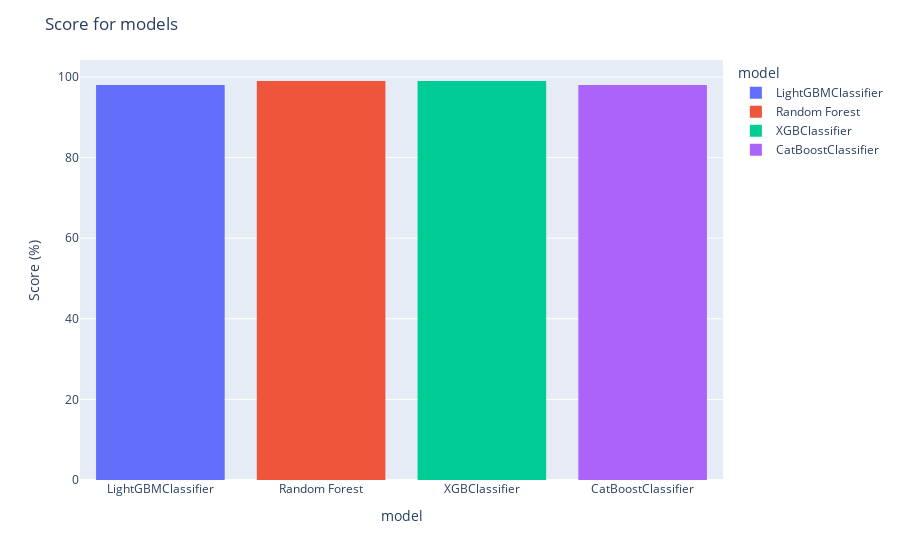

Notebook cell for this chart:
### Code cell
# Create a bar chart
fig = px.histogram(dfmetrics, x="model", y = "score", color="model")
fig.update_layout(title_text='Score for models',xaxis_title="model",
    yaxis_title="Score (%)")
fig.show()

### Figure 1 — Plotly figure (JSON) as saved in the notebook; plotly's stock layout.template omitted (floating-point values rounded to 4 significant figures)
{"data": [{"alignmentgroup": "True", "bingroup": "x", "histfunc": "sum", "hovertemplate": "model=%{x}<br>sum of score=%{y}<extra></extra>", "legendgroup": "LightGBMClassifier", "marker": {"color": "#636efa", "pattern": {"shape": ""}}, "name": "LightGBMClassifier", "offsetgroup": "LightGBMClassifier", "orientation": "v", "showlegend": true, "type": "histogram", "x": ["LightGBMClassifier"], "xaxis": "x", "y": [98], "yaxis": "y"}, {"alignmentgroup": "True", "bingroup": "x", "histfunc": "sum", "hovertemplate": "model=%{x}<br>sum of score=%{y}<extra></extra>", "legendgroup": "Random Forest", "marker": {"color": "#EF553B", "pattern": {"shape": ""}}, "name": "Random Forest", "offsetgroup": "Random Forest", "orientation": "v", "showlegend": true, "type": "histogram", "x": ["Random Forest"], "xaxis": "x", "y": [99], "yaxis": "y"}, {"alignmentgroup": "True", "bingroup": "x", "histfunc": "sum", "hovertemplate": "model=%{x}<br>sum of score=%{y}<extra></extra>", "legendgroup": "XGBClassifier", "marker": {"color": "#00cc96", "pattern": {"shape": ""}}, "name": "XGBClassifier", "offsetgroup": "XGBClassifier", "orientation": "v", "showlegend": true, "type": "histogram", "x": ["XGBClassifier"], "xaxis": "x", "y": [99], "yaxis": "y"}, {"alignmentgroup": "True", "bingroup": "x", "histfunc": "sum", "hovertemplate": "model=%{x}<br>sum of score=%{y}<extra></extra>", "legendgroup": "CatBoostClassifier", "marker": {"color": "#ab63fa", "pattern": {"shape": ""}}, "name": "CatBoostClassifier", "offsetgroup": "CatBoostClassifier", "orientation": "v", "showlegend": true, "type": "histogram", "x": ["CatBoostClassifier"], "xaxis": "x", "y": [98], "yaxis": "y"}], "layout": {"barmode": "relative", "legend": {"title": {"text": "model"}, "tracegroupgap": 0}, "margin": {"t": 60}, "title": {"text": "Score for models"}, "xaxis": {"anchor": "y", "categoryarray": ["LightGBMClassifier", "Random Forest", "XGBClassifier", "CatBoostClassifier"], "categoryorder": "array", "domain": [0, 1], "title": {"text": "model"}}, "yaxis": {"anchor": "x", "domain": [0, 1], "title": {"text": "Score (%)"}}}}
